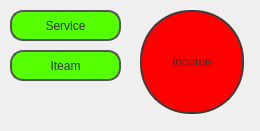
<?xml version="1.0" encoding="UTF-8"?>
<ui version="4.0">
 <class>add_ui</class>
 <widget class="QWidget" name="add_ui">
  <property name="geometry">
   <rect>
    <x>0</x>
    <y>0</y>
    <width>260</width>
    <height>131</height>
   </rect>
  </property>
  <property name="windowTitle">
   <string>add_ui</string>
  </property>
  <widget class="QPushButton" name="add_service">
   <property name="geometry">
    <rect>
     <x>10</x>
     <y>10</y>
     <width>111</width>
     <height>31</height>
    </rect>
   </property>
   <property name="toolTip">
    <string>&lt;html&gt;&lt;head/&gt;&lt;body&gt;&lt;p&gt;Click here to add a new service&lt;/p&gt;&lt;/body&gt;&lt;/html&gt;</string>
   </property>
   <property name="whatsThis">
    <string>&lt;html&gt;&lt;head/&gt;&lt;body&gt;&lt;p&gt;Service&lt;/p&gt;&lt;/body&gt;&lt;/html&gt;</string>
   </property>
   <property name="styleSheet">
    <string notr="true">#add_service{
font: 75 12pt &quot;Times New Roman&quot;;
color:#333;
border: 2px solid #555;
border-radius: 13px;
padding: 5px;
background: qradialgradient(cx: 0.3, cy: -0.4,
fx: 0.3, fy: -0.4,
radius: 1.5, stop: 0 #fff, stop: 1 #888);
min-width: 70px;

background-color: rgb(85, 255, 0);
}</string>
   </property>
   <property name="text">
    <string>Service</string>
   </property>
  </widget>
  <widget class="QPushButton" name="add_iteam">
   <property name="geometry">
    <rect>
     <x>10</x>
     <y>50</y>
     <width>111</width>
     <height>31</height>
    </rect>
   </property>
   <property name="toolTip">
    <string>&lt;html&gt;&lt;head/&gt;&lt;body&gt;&lt;p&gt;Click here to add a new iteam&lt;/p&gt;&lt;/body&gt;&lt;/html&gt;</string>
   </property>
   <property name="styleSheet">
    <string notr="true">#add_iteam{
font: 75 12pt &quot;Times New Roman&quot;;
color:#333;
border: 2px solid #555;
border-radius: 13px;
padding: 5px;
background: qradialgradient(cx: 0.3, cy: -0.4,
fx: 0.3, fy: -0.4,
radius: 1.5, stop: 0 #fff, stop: 1 #888);
min-width: 70px;

background-color: rgb(85, 255, 0);
}</string>
   </property>
   <property name="text">
    <string>Iteam</string>
   </property>
  </widget>
  <widget class="QPushButton" name="add_income">
   <property name="geometry">
    <rect>
     <x>140</x>
     <y>10</y>
     <width>104</width>
     <height>104</height>
    </rect>
   </property>
   <property name="toolTip">
    <string>&lt;html&gt;&lt;head/&gt;&lt;body&gt;&lt;p&gt;Click here to add a new iteam&lt;/p&gt;&lt;/body&gt;&lt;/html&gt;</string>
   </property>
   <property name="styleSheet">
    <string notr="true">#add_income{
font: 75 14pt &quot;Times New Roman&quot;;
 border-style: solid;
 border-width:1px;


color:#333;
border: 2px solid #555;



background-color: rgb(255, 0, 0);


 border-radius:50px;
 border-color: rgb(61, 61, 61);
 max-width:100px;
 max-height:100px;
 min-width:100px;
 min-height:100px;
}</string>
   </property>
   <property name="text">
    <string>Income</string>
   </property>
  </widget>
 </widget>
 <layoutdefault spacing="6" margin="11"/>
 <resources/>
 <connections/>
</ui>
